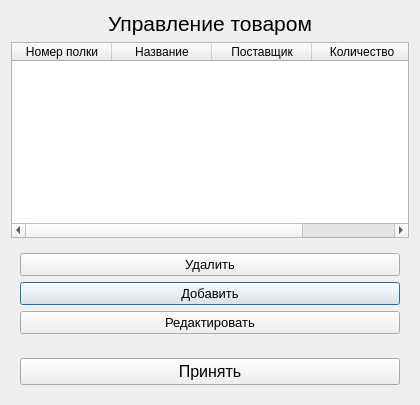
<?xml version="1.0" encoding="UTF-8"?>
<ui version="4.0">
 <class>ManageProduct</class>
 <widget class="QDialog" name="ManageProduct">
  <property name="geometry">
   <rect>
    <x>0</x>
    <y>0</y>
    <width>420</width>
    <height>405</height>
   </rect>
  </property>
  <property name="windowTitle">
   <string>Dialog</string>
  </property>
  <layout class="QGridLayout" name="gridLayout">
   <item row="2" column="0">
    <widget class="QTableWidget" name="TableProduct">
     <property name="editTriggers">
      <set>QAbstractItemView::NoEditTriggers</set>
     </property>
     <property name="selectionMode">
      <enum>QAbstractItemView::SingleSelection</enum>
     </property>
     <property name="selectionBehavior">
      <enum>QAbstractItemView::SelectRows</enum>
     </property>
     <attribute name="horizontalHeaderStretchLastSection">
      <bool>true</bool>
     </attribute>
     <column>
      <property name="text">
       <string>Номер полки</string>
      </property>
      <property name="textAlignment">
       <set>AlignCenter</set>
      </property>
     </column>
     <column>
      <property name="text">
       <string>Название</string>
      </property>
      <property name="textAlignment">
       <set>AlignCenter</set>
      </property>
     </column>
     <column>
      <property name="text">
       <string>Поставщик</string>
      </property>
      <property name="textAlignment">
       <set>AlignCenter</set>
      </property>
     </column>
     <column>
      <property name="text">
       <string>Количество</string>
      </property>
      <property name="textAlignment">
       <set>AlignCenter</set>
      </property>
     </column>
    </widget>
   </item>
   <item row="0" column="0">
    <widget class="QLabel" name="MainLabel">
     <property name="font">
      <font>
       <pointsize>16</pointsize>
      </font>
     </property>
     <property name="text">
      <string>Управление товаром</string>
     </property>
     <property name="alignment">
      <set>Qt::AlignCenter</set>
     </property>
    </widget>
   </item>
   <item row="3" column="0">
    <layout class="QGridLayout" name="gridLayout_2">
     <property name="leftMargin">
      <number>9</number>
     </property>
     <property name="topMargin">
      <number>9</number>
     </property>
     <property name="rightMargin">
      <number>9</number>
     </property>
     <property name="bottomMargin">
      <number>9</number>
     </property>
     <property name="horizontalSpacing">
      <number>9</number>
     </property>
     <item row="1" column="0">
      <widget class="QPushButton" name="add">
       <property name="font">
        <font>
         <pointsize>10</pointsize>
        </font>
       </property>
       <property name="cursor">
        <cursorShape>PointingHandCursor</cursorShape>
       </property>
       <property name="text">
        <string>Добавить</string>
       </property>
      </widget>
     </item>
     <item row="0" column="0">
      <widget class="QPushButton" name="del">
       <property name="font">
        <font>
         <pointsize>10</pointsize>
        </font>
       </property>
       <property name="cursor">
        <cursorShape>PointingHandCursor</cursorShape>
       </property>
       <property name="text">
        <string>Удалить</string>
       </property>
      </widget>
     </item>
     <item row="2" column="0">
      <widget class="QPushButton" name="edit">
       <property name="font">
        <font>
         <pointsize>10</pointsize>
        </font>
       </property>
       <property name="cursor">
        <cursorShape>PointingHandCursor</cursorShape>
       </property>
       <property name="text">
        <string>Редактировать</string>
       </property>
      </widget>
     </item>
    </layout>
   </item>
   <item row="4" column="0">
    <layout class="QHBoxLayout" name="horizontalLayout">
     <property name="leftMargin">
      <number>9</number>
     </property>
     <property name="topMargin">
      <number>9</number>
     </property>
     <property name="rightMargin">
      <number>9</number>
     </property>
     <property name="bottomMargin">
      <number>9</number>
     </property>
     <item>
      <widget class="QPushButton" name="accept">
       <property name="font">
        <font>
         <pointsize>12</pointsize>
        </font>
       </property>
       <property name="cursor">
        <cursorShape>PointingHandCursor</cursorShape>
       </property>
       <property name="text">
        <string>Принять</string>
       </property>
      </widget>
     </item>
    </layout>
   </item>
  </layout>
 </widget>
 <resources/>
 <connections>
  <connection>
   <sender>accept</sender>
   <signal>clicked()</signal>
   <receiver>ManageProduct</receiver>
   <slot>close()</slot>
   <hints>
    <hint type="sourcelabel">
     <x>507</x>
     <y>341</y>
    </hint>
    <hint type="destinationlabel">
     <x>281</x>
     <y>185</y>
    </hint>
   </hints>
  </connection>
 </connections>
</ui>
